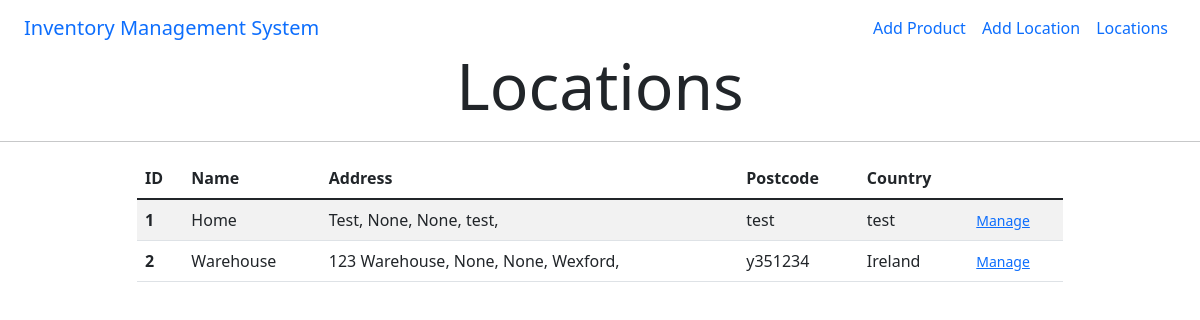
Before: /locations with the older database file.
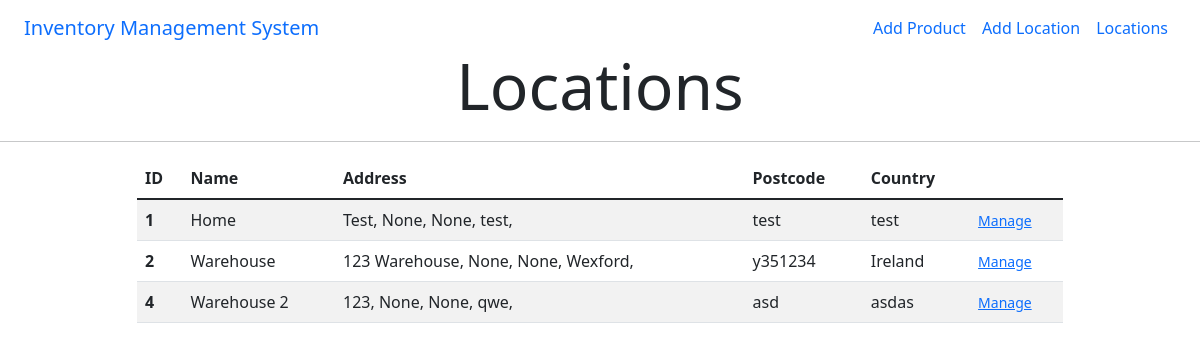
After: the same page with the newer database file.
### products/models.py (models this page shows, shortened)
class Location(models.Model):
    name = models.CharField(max_length=254)
    address_line_1 = models.CharField(max_length=254)
    address_line_2 = models.CharField(max_length=254, null=True, blank=True)
    address_line_3 = models.CharField(max_length=254, null=True, blank=True)
    county = models.CharField(max_length=254, default='county')
    postcode = models.CharField(max_length=254, default='postcode')
    country = models.CharField(max_length=254, default='country')

### products/views.py (the view)
# urls.py: path('locations', views.locations, name='locations'),
def locations(request):
    locations = Location.objects.all()
    inventory = Inventory.objects.all()
    context = {
        'locations': locations,
        'inventory': inventory,
    }
    return render(request, 'products/locations.html', context)

### products/templates/products/locations.html
{% extends "base.html" %}
{% load static %}
{% block content %}
<h3 class="text-center mt-1 display-3">Locations</h3>
<hr>
<div class="container">
    <div class="row justify-content-center">
        <div class="col-12 col-lg-10">
            <table class="table table-striped">
                <thead>
                <tr>
                    <th scope="col">ID</th>
                    <th scope="col">Name</th>
                    <th scope="col">Address</th>
                    <th scope="col">Postcode</th>
                    <th scope="col">Country</th>
                </tr>
                </thead>
                <tbody>
                    {% for l in locations %}
                    <tr>
                        <th scope="row">{{ l.id }}</th>
                        <td>{{ l.name }}</td>
                        <td>{{ l.address_line_1 }},
                            {{ l.address_line_2 }},
                            {{ l.address_line_3 }},
                            {{ l.county }},
                        </td>
                        <td>{{ l.postcode }}</td>
                        <td>{{ l.country }}</td>
                        <td>
                            <a class="text-primary"><small>Manage</small></a>
                        </td>
                    </tr>
                    {% endfor %}
                </tbody>
            </table>
        </div>
    </div>
</div>
{% endblock %}

### templates/base.html (shortened to what this page needs)
{% load static %}
<!doctype html>
<html lang="en">
    <head>
    <link href="https://cdn.jsdelivr.net/npm/bootstrap@5.1.3/dist/css/bootstrap.min.css" rel="stylesheet">
    </head>
    <body>
        <header class="container-fluid fixed-top bg-white">
            <nav class="navbar navbar-expand-lg">
                <div class="container-fluid">
                  <a class="navbar-brand" href="{% url 'home' %}">Inventory Management System</a>
                  <div class="collapse navbar-collapse" id="navbarNav">
                    <ul class="navbar-nav ms-auto">
                      <li class="nav-item">
                        <a class="nav-link" href="{% url 'add_product' %}">Add Product</a>
                      </li>
                      <li class="nav-item">
                        <a class="nav-link" href="{% url 'add_location' %}">Add Location</a>
                      </li>
                      <li class="nav-item">
                        <a class="nav-link" href="{% url 'locations' %}">Locations</a>
                      </li>
                    </ul>
                  </div>
                </div>
              </nav>
        </header>
        {% block content %}
        {% endblock %}
    </body>
</html>

Changed rows visible on the page:
added Location: id "4", name "Warehouse 2", address_line_1 "123", address_line_2 "None", address_line_3 "None", county "qwe", postcode "asd", country "asdas"
